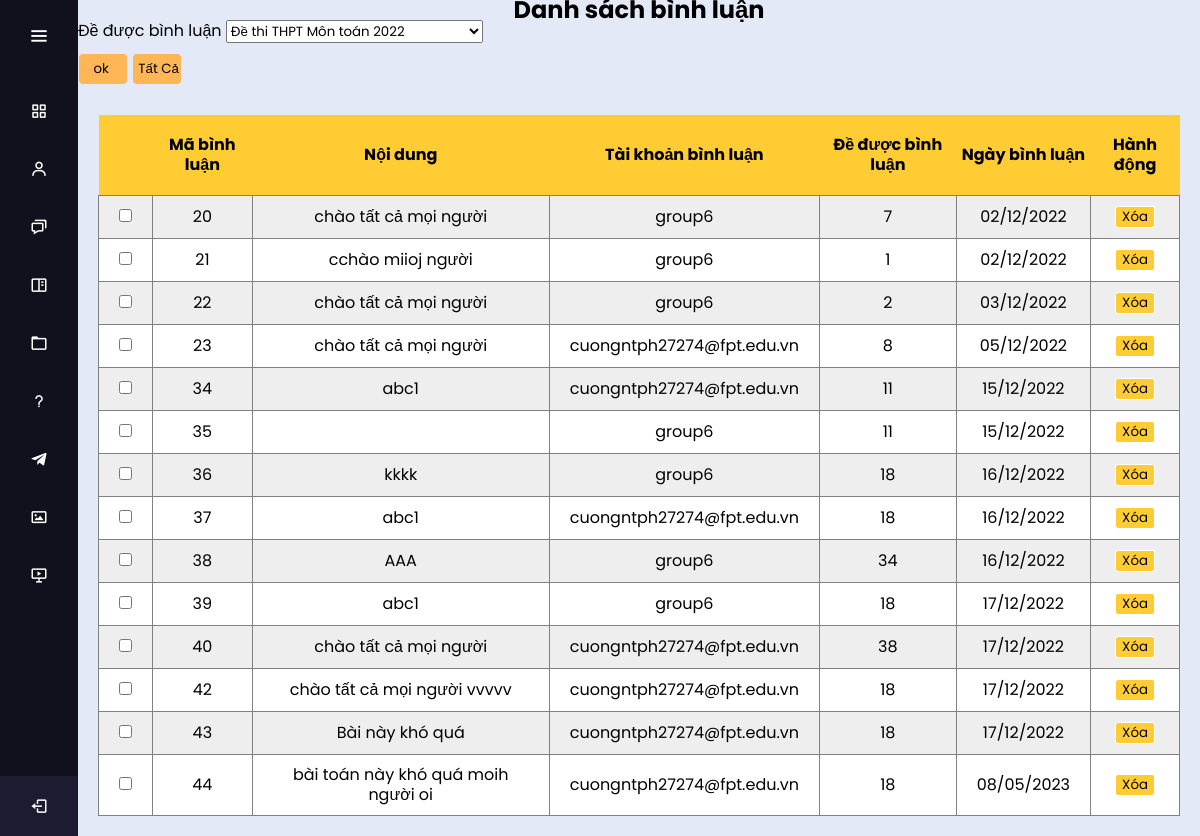
The app's page /admin/index.php?act=binhluan with its own data.
### tables this page shows
CREATE TABLE `binhluan` (
  `id_cmt` int(11) NOT NULL,
  `noidung` varchar(255) NOT NULL,
  `ho_ten` varchar(255) NOT NULL,
  `id_de` int(11) NOT NULL,
  `ngaybinhluan` varchar(255) NOT NULL,
  `hinh_anh` varchar(255) NOT NULL
);

### admin/model/pdo.php (called while the page is built, shortened)
<?php
function pdo_get_connection(){
    $dburl="mysql:host=localhost;dbname=duan;charset=utf8";
    $username='root';
    $password='';
    $conn=new PDO($dburl,$username,$password);
    $conn->setAttribute(PDO::ATTR_ERRMODE,PDO::ERRMODE_EXCEPTION);
    return $conn;
}
function pdo_query($sql){
    $sql_args=array_slice(func_get_args(),1);
    try{
        $conn=pdo_get_connection();
        $stmt=$conn->prepare($sql);
        $stmt->execute($sql_args);
        $rows=$stmt->fetchAll();
        return $rows;
    }
    catch(PDOException $e){
        throw $e;
    }
    finally{
        unset($conn);
    }
}
?>

### admin/model/admin.php (called while the page is built, shortened)
<?php
function loadall_dethi(){
    $sql = "select *from dethi order by id_de desc";
    $listdethi = pdo_query($sql);
    return $listdethi;
}

### admin/model/binhluan.php (called while the page is built, shortened)
<?php
function loadAll_binhluan1(){
    $sql="select * from binhluan ";
    $listbinhluan =pdo_query($sql);
    return $listbinhluan;
}
?>

### admin/binhluan/list.php (the view)
<div class="row">
            <div class="row tieude_user">
             <h1>Danh sách bình luận</h1>
            </div>
            <form action="index.php?act=listblid" method="POST" enctype="multipart/form-data">
    <div class="row mb10 add_update">Đề được bình luận
      <select name="idmh" id="">
        <?php
        foreach ($loadde as $de) {
          extract($de);
          echo '<option value="' . $id_de . '">' . $tende . '</option>';
        } ?>
       </select>
       <div class="submittimkiem">
       <input type="submit" value="ok " name="listtheomon">
       <a href="index.php?act=binhluan"><input type="button" value="Tất Cả"></a>
       </div>
    </div></form>
             <div class="row">
               <div class="  tablee ">
                 <table>
                   <tr>
                     <th></th>
                     <th>Mã bình luận</th>
                     <th>Nội dung</th>
                     <th>Tài khoản bình luận</th>
                     <th>Đề được bình luận</th>
                     <th>Ngày bình luận</th>
                   <th>Hành động</th>
                   </tr>
    <tr>
    <?php
foreach($listbinhluan as $binhluan){
    extract($binhluan);
    $xoabl="index.php?act=xoabl&id_cmt=".$id_cmt;
    echo '<tr>
    <td><input type="checkbox" name="" id=""></td>
    <td>'.$id_cmt.'</td>
    <td>'.$noidung.'</td>
    <td>'.$ho_ten.'</td>
    <td>'.$id_de.'</td>
    <td>'.$ngaybinhluan.'</td>
    <td class="delete"> <a href="'.$xoabl.'"><input type="button" value="Xóa"></a></td>
  </tr>';
}
                ?>
              </table>
               </div>
         </div>
           </div>

### admin/css/style.css (style rules this page uses)
* { margin: 0; padding: 0; box-sizing: border-box; font-family: "Poppins" , sans-serif; }
.tieude_user { text-align: center; }
.tablee table { width: 100%; border-collapse: collapse; }
.tablee table th { padding: 20px 0px; background-color: #CCC; }
.tablee table tr { background: #E4E9F7; }
.tablee table td { border: 1px gray solid; padding: 10px 20px; }
.tablee { text-align: center; }

### admin/view/header.php (style rules this page uses)
* { margin: 0; padding: 0; box-sizing: border-box; font-family: "Poppins", sans-serif; }
.mb10 { margin-bottom: 10px }
.add_update input { width: 500px; border-radius: 5px; }
.tieude_user { text-align: center; }
.tablee table { border-collapse: collapse; width: 100%; }
table tr:nth-child(odd) { background-color: #eee; }
table tr:nth-child(even) { background-color: white; }
table tr:nth-child(1) { background-color: skyblue; }
.tablee table th { padding: 20px 0px; background-color: #CCC; }
.tablee table td { border: 1px gray solid; padding: 10px 20px; }
.submittimkiem input[type=submit] { width: 50px; border: #E4E9F7 1px solid; background-color: #FFB657; margin-top: 10px; padding: 5px; border-radius: 5px; }
.submittimkiem input[type=button] { width: 50px; border: #E4E9F7 1px solid; background-color: #FFB657; margin-top: 10px; padding: 5px; border-radius: 5px; }
.tablee table th { border: 0.5px gray; background: #E4E9F7; background-color: #FFCC33; }
.tablee { margin: 20px; margin-top: 30px; text-align: center; }
.delete input { width: 40px; border: 1px white solid; background-color: #FFCC33; border-radius: 3px; color: black; }
body { background-color: #E4E9F7; min-height: 100vh; line-height: 20px; font-family: monospace; }

### records on screen
binhluan: id_cmt "20", noidung "chào tất cả mọi người", ho_ten "group6", id_de "7", ngaybinhluan "02/12/2022"
binhluan: id_cmt "21", noidung "cchào miioj người", ho_ten "group6", id_de "1", ngaybinhluan "02/12/2022"
binhluan: id_cmt "22", noidung "chào tất cả mọi người", ho_ten "group6", id_de "2", ngaybinhluan "03/12/2022"
binhluan: id_cmt "23", noidung "chào tất cả mọi người", ho_ten "cuongntph27274@fpt.edu.vn", id_de "8", ngaybinhluan "05/12/2022"
binhluan: id_cmt "34", noidung "abc1", ho_ten "cuongntph27274@fpt.edu.vn", id_de "11", ngaybinhluan "15/12/2022"
binhluan: id_cmt "35", ho_ten "group6", id_de "11", ngaybinhluan "15/12/2022"
binhluan: id_cmt "36", noidung "kkkk", ho_ten "group6", id_de "18", ngaybinhluan "16/12/2022"
binhluan: id_cmt "37", noidung "abc1", ho_ten "cuongntph27274@fpt.edu.vn", id_de "18", ngaybinhluan "16/12/2022"
binhluan: id_cmt "38", noidung "AAA", ho_ten "group6", id_de "34", ngaybinhluan "16/12/2022"
binhluan: id_cmt "39", noidung "abc1", ho_ten "group6", id_de "18", ngaybinhluan "17/12/2022"
binhluan: id_cmt "40", noidung "chào tất cả mọi người", ho_ten "cuongntph27274@fpt.edu.vn", id_de "38", ngaybinhluan "17/12/2022"
binhluan: id_cmt "42", noidung "chào tất cả mọi người vvvvv", ho_ten "cuongntph27274@fpt.edu.vn", id_de "18", ngaybinhluan "17/12/2022"
binhluan: id_cmt "43", noidung "Bài này khó quá", ho_ten "cuongntph27274@fpt.edu.vn", id_de "18", ngaybinhluan "17/12/2022"
binhluan: id_cmt "44", noidung "bài toán này khó quá moih người oi", ho_ten "cuongntph27274@fpt.edu.vn", id_de "18", ngaybinhluan "08/05/2023"

### other values on screen
form field idmh "Đề thi THPT Môn toán 2022"
